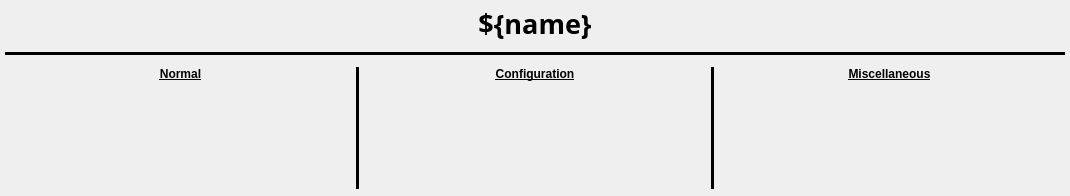
<?xml version="1.0" encoding="UTF-8"?>
<ui version="4.0">
 <class>Form</class>
 <widget class="QWidget" name="Form">
  <property name="geometry">
   <rect>
    <x>0</x>
    <y>0</y>
    <width>1070</width>
    <height>196</height>
   </rect>
  </property>
  <property name="sizePolicy">
   <sizepolicy hsizetype="Preferred" vsizetype="Preferred">
    <horstretch>0</horstretch>
    <verstretch>0</verstretch>
   </sizepolicy>
  </property>
  <property name="windowTitle">
   <string>Form</string>
  </property>
  <layout class="QVBoxLayout" name="main_layout" stretch="0,0,1">
   <property name="spacing">
    <number>10</number>
   </property>
   <property name="sizeConstraint">
    <enum>QLayout::SetDefaultConstraint</enum>
   </property>
   <property name="leftMargin">
    <number>5</number>
   </property>
   <property name="topMargin">
    <number>5</number>
   </property>
   <property name="rightMargin">
    <number>5</number>
   </property>
   <property name="bottomMargin">
    <number>5</number>
   </property>
   <item>
    <widget class="QLabel" name="name_label">
     <property name="font">
      <font>
       <family>Sans Serif</family>
       <pointsize>20</pointsize>
       <weight>75</weight>
       <bold>true</bold>
      </font>
     </property>
     <property name="text">
      <string>${name}</string>
     </property>
     <property name="alignment">
      <set>Qt::AlignCenter</set>
     </property>
    </widget>
   </item>
   <item>
    <widget class="QFrame" name="underline">
     <property name="autoFillBackground">
      <bool>false</bool>
     </property>
     <property name="styleSheet">
      <string notr="true"/>
     </property>
     <property name="frameShape">
      <enum>QFrame::HLine</enum>
     </property>
     <property name="frameShadow">
      <enum>QFrame::Plain</enum>
     </property>
     <property name="lineWidth">
      <number>10</number>
     </property>
    </widget>
   </item>
   <item>
    <layout class="QHBoxLayout" name="signal_layout" stretch="1,0,1,0,1">
     <property name="spacing">
      <number>2</number>
     </property>
     <property name="leftMargin">
      <number>2</number>
     </property>
     <property name="topMargin">
      <number>2</number>
     </property>
     <property name="rightMargin">
      <number>2</number>
     </property>
     <property name="bottomMargin">
      <number>2</number>
     </property>
     <item>
      <layout class="QVBoxLayout" name="read_layout" stretch="0,0,1">
       <item>
        <widget class="QLabel" name="read_label">
         <property name="font">
          <font>
           <weight>75</weight>
           <bold>true</bold>
           <underline>true</underline>
          </font>
         </property>
         <property name="text">
          <string>Normal</string>
         </property>
         <property name="alignment">
          <set>Qt::AlignCenter</set>
         </property>
        </widget>
       </item>
       <item alignment="Qt::AlignTop">
        <widget class="TyphonPanel" name="read_panel">
         <property name="toolTip">
          <string/>
         </property>
         <property name="whatsThis">
          <string>
    Panel of Signals for Device
    </string>
         </property>
         <property name="showConfig" stdset="0">
          <bool>false</bool>
         </property>
         <property name="showOmitted" stdset="0">
          <bool>false</bool>
         </property>
         <property name="sortBy" stdset="0">
          <enum>TyphonPanel::byName</enum>
         </property>
        </widget>
       </item>
       <item>
        <spacer name="verticalSpacer">
         <property name="orientation">
          <enum>Qt::Vertical</enum>
         </property>
         <property name="sizeHint" stdset="0">
          <size>
           <width>20</width>
           <height>40</height>
          </size>
         </property>
        </spacer>
       </item>
      </layout>
     </item>
     <item>
      <widget class="QFrame" name="frame">
       <property name="frameShape">
        <enum>QFrame::VLine</enum>
       </property>
       <property name="frameShadow">
        <enum>QFrame::Plain</enum>
       </property>
       <property name="lineWidth">
        <number>3</number>
       </property>
      </widget>
     </item>
     <item>
      <layout class="QVBoxLayout" name="config_layout" stretch="0,0,1">
       <item>
        <widget class="QLabel" name="config_label">
         <property name="font">
          <font>
           <weight>75</weight>
           <bold>true</bold>
           <underline>true</underline>
          </font>
         </property>
         <property name="text">
          <string>Configuration</string>
         </property>
         <property name="alignment">
          <set>Qt::AlignCenter</set>
         </property>
        </widget>
       </item>
       <item alignment="Qt::AlignTop">
        <widget class="TyphonPanel" name="config_panel">
         <property name="toolTip">
          <string/>
         </property>
         <property name="whatsThis">
          <string>
    Panel of Signals for Device
    </string>
         </property>
         <property name="showHints" stdset="0">
          <bool>false</bool>
         </property>
         <property name="showNormal" stdset="0">
          <bool>false</bool>
         </property>
         <property name="showOmitted" stdset="0">
          <bool>false</bool>
         </property>
         <property name="sortBy" stdset="0">
          <enum>TyphonPanel::byName</enum>
         </property>
        </widget>
       </item>
       <item>
        <spacer name="verticalSpacer_2">
         <property name="orientation">
          <enum>Qt::Vertical</enum>
         </property>
         <property name="sizeHint" stdset="0">
          <size>
           <width>20</width>
           <height>40</height>
          </size>
         </property>
        </spacer>
       </item>
      </layout>
     </item>
     <item>
      <widget class="QFrame" name="frame_2">
       <property name="frameShape">
        <enum>QFrame::VLine</enum>
       </property>
       <property name="frameShadow">
        <enum>QFrame::Plain</enum>
       </property>
       <property name="lineWidth">
        <number>3</number>
       </property>
      </widget>
     </item>
     <item>
      <layout class="QVBoxLayout" name="misc_layout" stretch="0,0,1">
       <item>
        <widget class="QLabel" name="misc_label">
         <property name="font">
          <font>
           <weight>75</weight>
           <bold>true</bold>
           <underline>true</underline>
          </font>
         </property>
         <property name="text">
          <string>Miscellaneous</string>
         </property>
         <property name="alignment">
          <set>Qt::AlignCenter</set>
         </property>
        </widget>
       </item>
       <item alignment="Qt::AlignTop">
        <widget class="TyphonPanel" name="misc_panel">
         <property name="toolTip">
          <string/>
         </property>
         <property name="whatsThis">
          <string>
    Panel of Signals for Device
    </string>
         </property>
         <property name="showHints" stdset="0">
          <bool>false</bool>
         </property>
         <property name="showNormal" stdset="0">
          <bool>false</bool>
         </property>
         <property name="showConfig" stdset="0">
          <bool>false</bool>
         </property>
         <property name="sortBy" stdset="0">
          <enum>TyphonPanel::byName</enum>
         </property>
        </widget>
       </item>
       <item>
        <spacer name="verticalSpacer_3">
         <property name="orientation">
          <enum>Qt::Vertical</enum>
         </property>
         <property name="sizeHint" stdset="0">
          <size>
           <width>20</width>
           <height>40</height>
          </size>
         </property>
        </spacer>
       </item>
      </layout>
     </item>
    </layout>
   </item>
  </layout>
 </widget>
 <customwidgets>
  <customwidget>
   <class>TyphonPanel</class>
   <extends>QWidget</extends>
   <header>typhon.signal</header>
  </customwidget>
 </customwidgets>
 <resources/>
 <connections/>
</ui>
